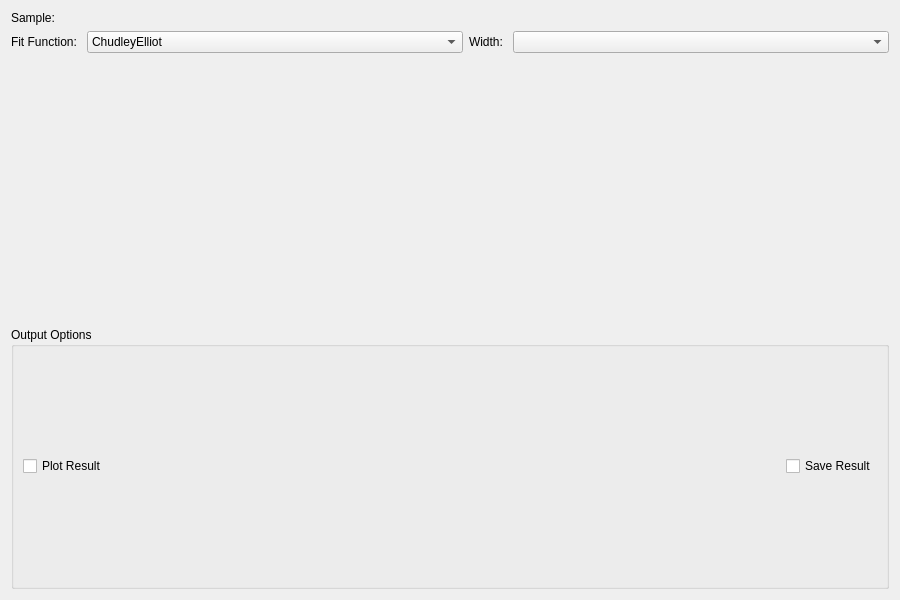
<?xml version="1.0" encoding="UTF-8"?>
<ui version="4.0">
 <class>JumpFit</class>
 <widget class="QWidget" name="JumpFit">
  <property name="geometry">
   <rect>
    <x>0</x>
    <y>0</y>
    <width>900</width>
    <height>600</height>
   </rect>
  </property>
  <property name="windowTitle">
   <string>Form</string>
  </property>
  <layout class="QVBoxLayout" name="verticalLayout">
   <item>
    <layout class="QGridLayout" name="gridLayout">
     <item row="0" column="0">
      <widget class="QLabel" name="lblSample">
       <property name="text">
        <string>Sample: </string>
       </property>
      </widget>
     </item>
     <item row="0" column="1" colspan="3">
      <widget class="MantidQt::MantidWidgets::DataSelector" name="dsSample" native="true">
       <property name="sizePolicy">
        <sizepolicy hsizetype="Minimum" vsizetype="Fixed">
         <horstretch>0</horstretch>
         <verstretch>0</verstretch>
        </sizepolicy>
       </property>
       <property name="loadLabelText" stdset="0">
        <string>Plot</string>
       </property>
       <property name="workspaceSuffixes" stdset="0">
        <stringlist>
         <string>_Result</string>
        </stringlist>
       </property>
       <property name="fileBrowserSuffixes" stdset="0">
        <stringlist>
         <string>_Result.nxs</string>
        </stringlist>
       </property>
      </widget>
     </item>
     <item row="1" column="3">
      <widget class="QComboBox" name="cbWidth"/>
     </item>
     <item row="1" column="1">
      <widget class="QComboBox" name="cbFunction">
       <item>
        <property name="text">
         <string>ChudleyElliot</string>
        </property>
       </item>
       <item>
        <property name="text">
         <string>HallRoss</string>
        </property>
       </item>
       <item>
        <property name="text">
         <string>FickDiffusion</string>
        </property>
       </item>
       <item>
        <property name="text">
         <string>TeixeiraWater</string>
        </property>
       </item>
      </widget>
     </item>
     <item row="1" column="2">
      <widget class="QLabel" name="lblWidth">
       <property name="sizePolicy">
        <sizepolicy hsizetype="Fixed" vsizetype="Preferred">
         <horstretch>0</horstretch>
         <verstretch>0</verstretch>
        </sizepolicy>
       </property>
       <property name="text">
        <string>Width: </string>
       </property>
      </widget>
     </item>
     <item row="1" column="0">
      <widget class="QLabel" name="lblFunc">
       <property name="sizePolicy">
        <sizepolicy hsizetype="Fixed" vsizetype="Preferred">
         <horstretch>0</horstretch>
         <verstretch>0</verstretch>
        </sizepolicy>
       </property>
       <property name="text">
        <string>Fit Function: </string>
       </property>
      </widget>
     </item>
    </layout>
   </item>
   <item>
    <layout class="QGridLayout" name="gridLayout_2"/>
   </item>
   <item>
    <layout class="QHBoxLayout" name="horizontalLayout_3">
     <item>
      <layout class="QVBoxLayout" name="treeSpace"/>
     </item>
     <item>
      <widget class="MantidQt::MantidWidgets::PreviewPlot" name="ppPlot" native="true">
       <property name="canvasColour" stdset="0">
        <color>
         <red>255</red>
         <green>255</green>
         <blue>255</blue>
        </color>
       </property>
       <property name="showLegend" stdset="0">
        <bool>true</bool>
       </property>
      </widget>
     </item>
    </layout>
   </item>
   <item>
    <layout class="QHBoxLayout" name="horizontalLayout_44">
     <item>
      <widget class="QGroupBox" name="gbOutput">
       <property name="title">
        <string>Output Options</string>
       </property>
       <layout class="QHBoxLayout" name="horizontalLayout">
        <item>
         <widget class="QCheckBox" name="chkPlot">
          <property name="text">
           <string>Plot Result</string>
          </property>
         </widget>
        </item>
        <item>
         <spacer name="horizontalSpacer_18">
          <property name="orientation">
           <enum>Qt::Horizontal</enum>
          </property>
          <property name="sizeHint" stdset="0">
           <size>
            <width>40</width>
            <height>20</height>
           </size>
          </property>
         </spacer>
        </item>
        <item>
         <widget class="QCheckBox" name="chkSave">
          <property name="text">
           <string>Save Result</string>
          </property>
         </widget>
        </item>
       </layout>
      </widget>
     </item>
    </layout>
   </item>
  </layout>
 </widget>
 <customwidgets>
  <customwidget>
   <class>MantidQt::MantidWidgets::DataSelector</class>
   <extends>QWidget</extends>
   <header>MantidQtMantidWidgets/DataSelector.h</header>
  </customwidget>
  <customwidget>
   <class>MantidQt::MantidWidgets::PreviewPlot</class>
   <extends>QWidget</extends>
   <header>MantidQtMantidWidgets/PreviewPlot.h</header>
   <container>1</container>
  </customwidget>
 </customwidgets>
 <resources/>
 <connections/>
</ui>
